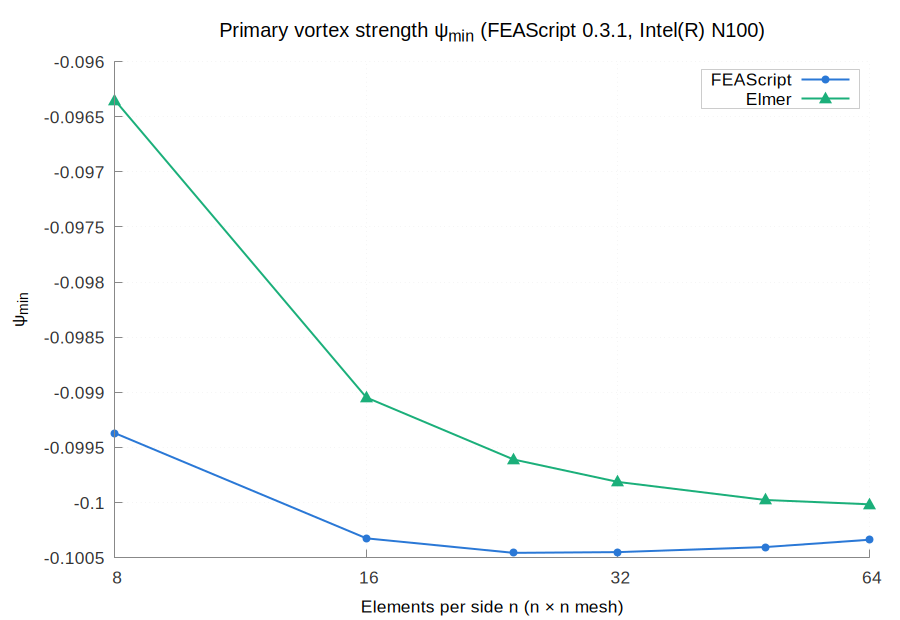

Generate this figure with gnuplot:
set terminal pngcairo size 900,620 font 'Arial,13'
set border 3 lc rgb '#888888'; set tics nomirror tc rgb '#333333'
set grid lc rgb '#e6e6e6' lw 1; set key top left box lc rgb '#cccccc' opaque
set output 'psi_min.png'
set title 'Primary vortex strength ψ_{min} (FEAScript 0.3.1, Intel(R) N100)' font 'Arial,15'
set logscale x 2; set xlabel 'Elements per side n (n × n mesh)'; set ylabel 'ψ_{min}'
set key top right
plot 'psi_FEAScript_sparse_LU.dat' u 1:2 w lp lw 2 pt 7 ps 1.0 lc rgb '#2a78d6' t 'FEAScript', \
     'psi_Elmer_UMFPACK.dat' u 1:2 w lp lw 2 pt 9 ps 1.6 lc rgb '#1baf7a' t 'Elmer'
